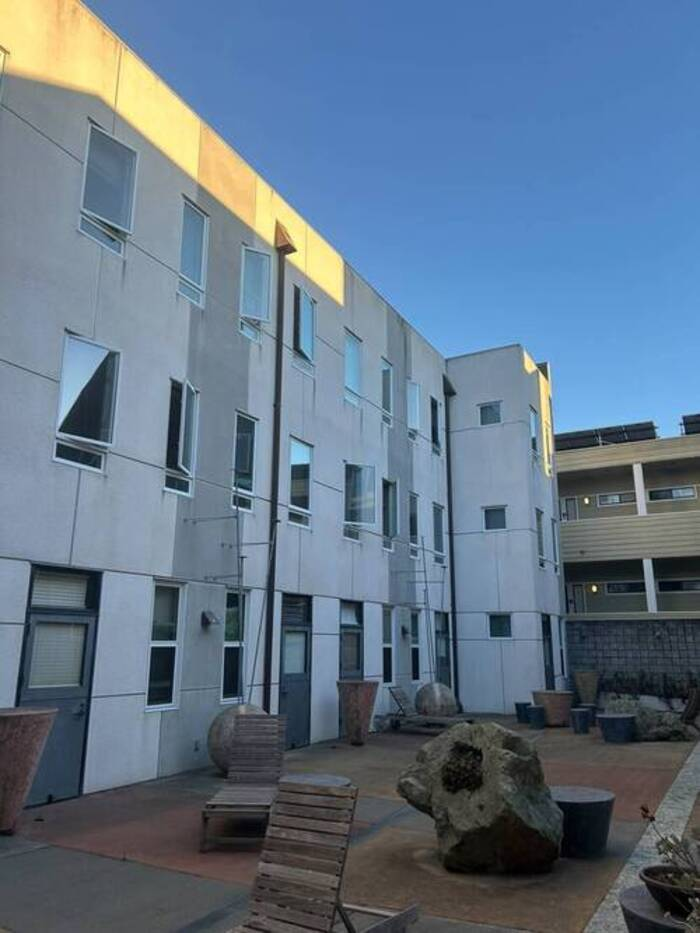
#> input picture 4/apt/left_d.jpg, 700 x 933 px, found by its file name
$ python point_correspondence_tool.py
#> lines starting #> are read from the running program, lines starting #| are printed output that depends on the picture
"""Simple A.2 point-correspondence visualizer.

Edit the image paths and point arrays below, then run:

    python point_correspondence_tool.py

The figure is displayed and saved automatically as a PNG.
"""

from pathlib import Path

import matplotlib.pyplot as plt
import matplotlib.image as mpimg
import numpy as np


# Change these paths if you want to use different images.
SOURCE_IMAGE = "img/apt/left_d.jpg"
TARGET_IMAGE = "img/apt/right_d.jpg"
SOURCE_OUTPUT = "out/source_correspondences.png"
TARGET_OUTPUT = "out/target_correspondences.png"


# Add or remove matching points here.
# Point order must match: source point 1 corresponds to target point 1, etc.
SOURCE_POINTS = np.array(
    [
        [587,497],[595,585],[658,635],[550,363],[653,421],[599,671]
    ],
    dtype=float,
)

TARGET_POINTS = np.array(
    [
        [40,502],[32,594],[87,644],[22,357],[118,435],[16,685]
    ],
    dtype=float,
)


def draw_points(axis, image, points, title):
    """Show one image with numbered correspondence points."""
    axis.imshow(image)
    axis.axis("off")

    for number, (x, y) in enumerate(points, start=1):
        axis.scatter(x, y, s=90, c="red", edgecolors="white", linewidths=1.5)
        axis.text(
            x + 10,
            y - 10,
            str(number),
            color="yellow",
            fontsize=12,
            fontweight="bold",
            bbox={"facecolor": "black", "alpha": 0.65, "pad": 2},
        )


def save_single_image(image, points, title, output_path):
    """Save one image with its numbered correspondence points."""
    height, width = image.shape[:2]
    figure, axis = plt.subplots(figsize=(width / 100, height / 100), dpi=100)
    draw_points(axis, image, points, title)
    figure.subplots_adjust(left=0, right=1, bottom=0, top=1)
    figure.savefig(output_path, dpi=100, pad_inches=0)
    plt.close(figure)


def main():
    if len(SOURCE_POINTS) != len(TARGET_POINTS):
        raise ValueError("SOURCE_POINTS and TARGET_POINTS must have the same length.")

    source = mpimg.imread(SOURCE_IMAGE)
#> source is the input picture: shape (933, 700, 3); mean R, G, B 97.2, 116.7, 136.5
    target = mpimg.imread(TARGET_IMAGE)
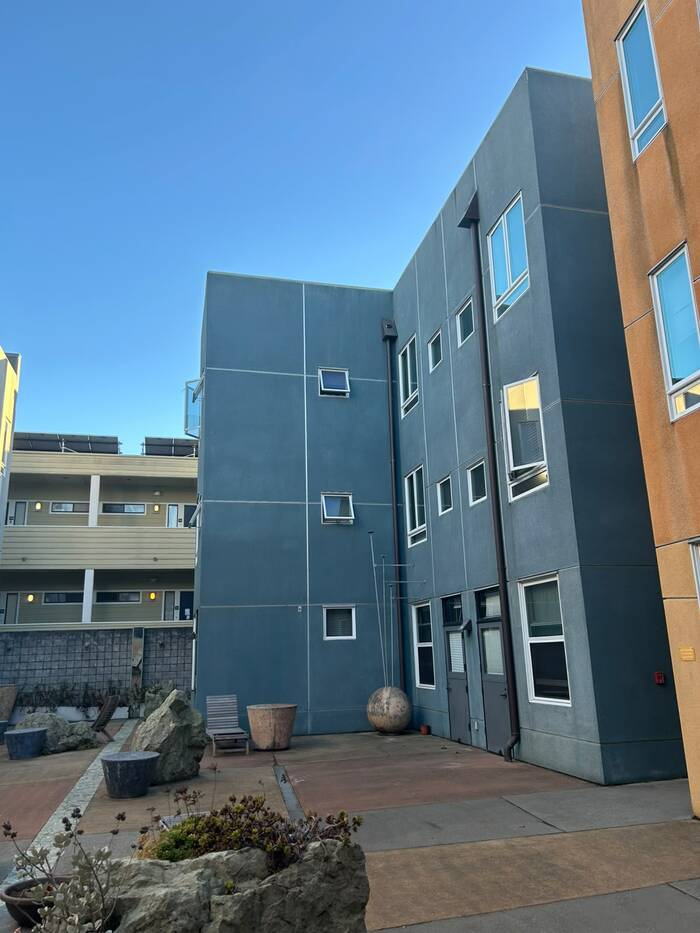
#> input picture 4/apt/right_d.jpg, 700 x 933 px, found by its file name
#> target is the input picture: shape (933, 700, 3); mean R, G, B 92.7, 117.8, 137.3

    output_folder = Path(SOURCE_OUTPUT).parent
    output_folder.mkdir(parents=True, exist_ok=True)

    save_single_image(source, SOURCE_POINTS, "Source image", SOURCE_OUTPUT)
    save_single_image(target, TARGET_POINTS, "Target image", TARGET_OUTPUT)

    figure, axes = plt.subplots(1, 2, figsize=(14, 7))
    draw_points(axes[0], source, SOURCE_POINTS, "Source image")
    draw_points(axes[1], target, TARGET_POINTS, "Target image")
    figure.tight_layout()

    print(f"Saved source image to: {SOURCE_OUTPUT}")
    print(f"Saved target image to: {TARGET_OUTPUT}")

    plt.show()
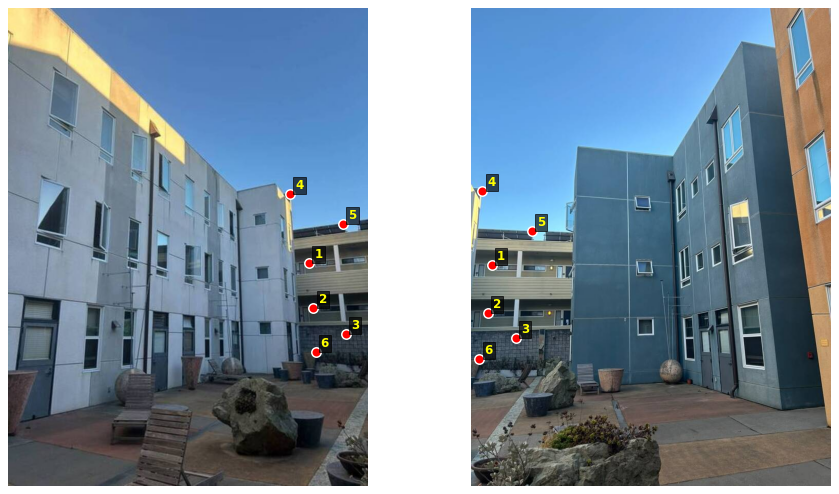
#> figure drawn by matplotlib, 2 panels


if __name__ == "__main__":
    main()
